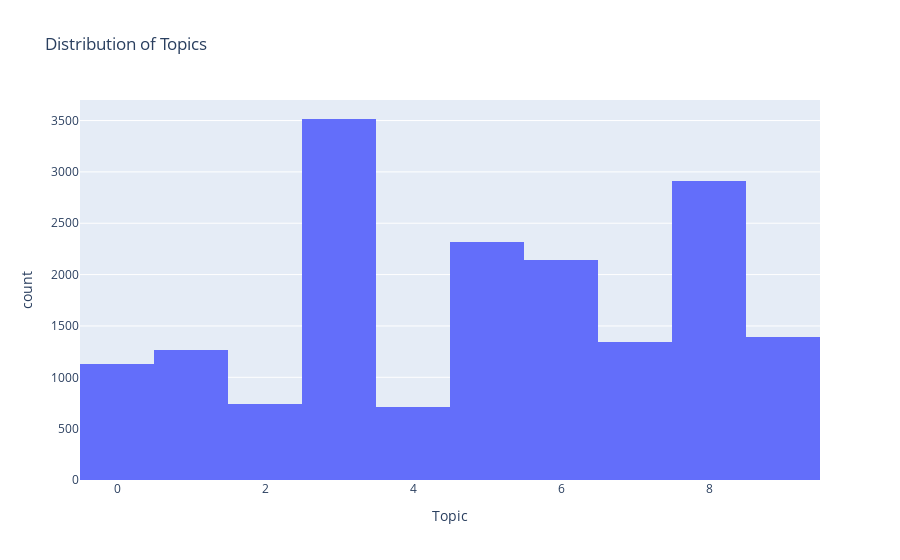

Source (notebook cell):
### Code cell
fig = px.histogram(Master_tweet_df, x='Topic', title='Distribution of Topics')
fig.show()

### Figure 1 — Plotly figure (JSON) as saved in the notebook; plotly's stock layout.template omitted (floating-point values rounded to 4 significant figures; data arrays with more than 128 entries replaced by an {"elided": "..."} marker saying what was removed)
{"data": [{"alignmentgroup": "True", "bingroup": "x", "hovertemplate": "Topic=%{x}<br>count=%{y}<extra></extra>", "legendgroup": "", "marker": {"color": "#636efa"}, "name": "", "offsetgroup": "", "orientation": "v", "showlegend": false, "type": "histogram", "x": {"elided": "17481 int values"}, "xaxis": "x", "yaxis": "y"}], "layout": {"barmode": "relative", "legend": {"tracegroupgap": 0}, "title": {"text": "Distribution of Topics"}, "xaxis": {"anchor": "y", "domain": [0, 1], "title": {"text": "Topic"}}, "yaxis": {"anchor": "x", "domain": [0, 1], "title": {"text": "count"}}}}
